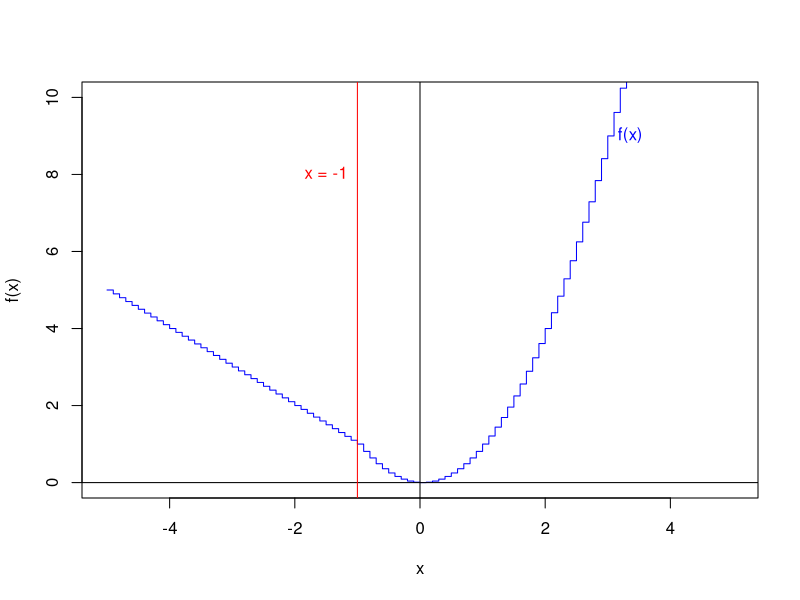

Recreate this plot in R. (Note: this script raises an error after producing the figure.)
# writing f(x) in compact form
f = function(x) {
  (x < -1) * (-x) + (x >= -1) * (x^2)
}
x = -5:5
print(f(x))

# plot piecewise function
x = seq(-5, 5, by = 0.1) # so, x = {-5, -4.9, -4.8, ..., 4.8, 4.9, 5}
plot(x, f(x), type = 's', ylim = c(0,10), col = 'blue')
abline(v = 0, h = 0) # plotting the x and y axes
abline(v = -1, col = 'red') # plotting the line x = -1
# plot annotation
text(x = -1, y = 8,
     labels = "x = -1", pos = 2, col = 'red')
text(x = 3, y = f(3),
     labels = "f(x)", pos = 4, col = 'blue')

#=========================================================
### support
x <- seq(-4, 2, 1)
### PDF
plot(x, sapply(x, p), ylab = "PDF")
### CDF
plot(x, cumsum(sapply(x, p)),type = "S", ylab = "CDF")